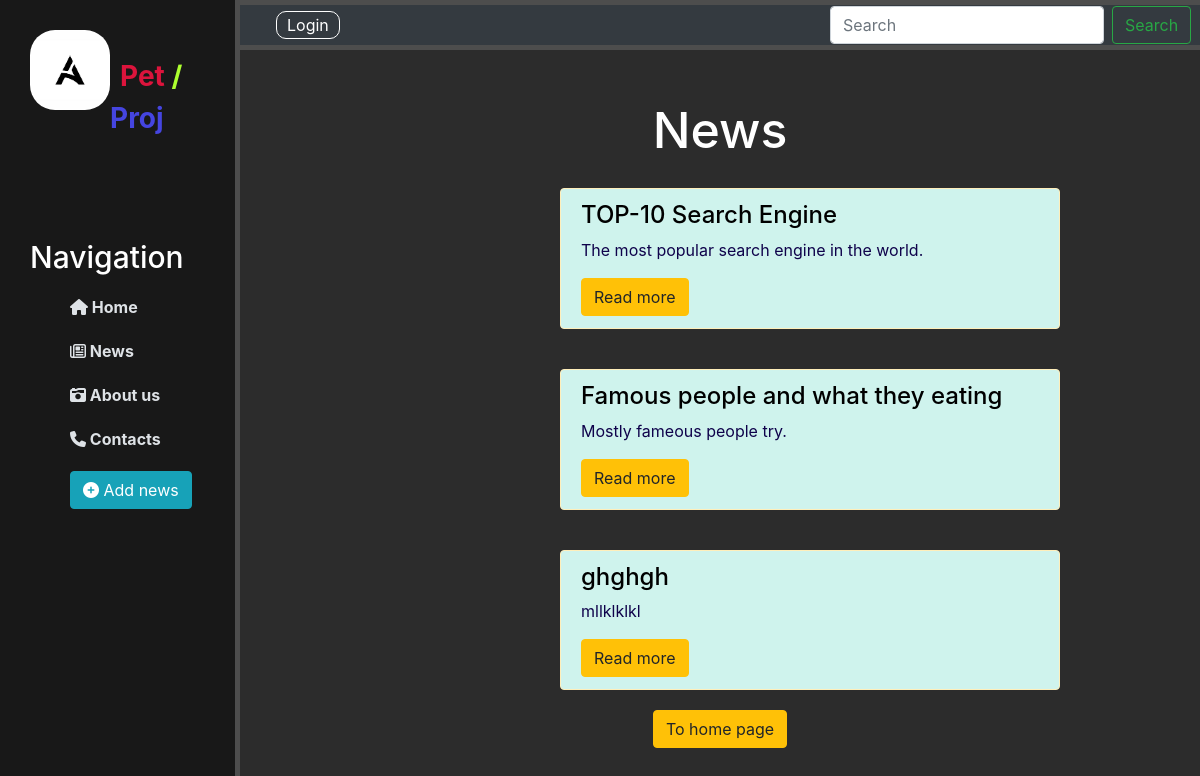
Before: /news/ with the older database file.
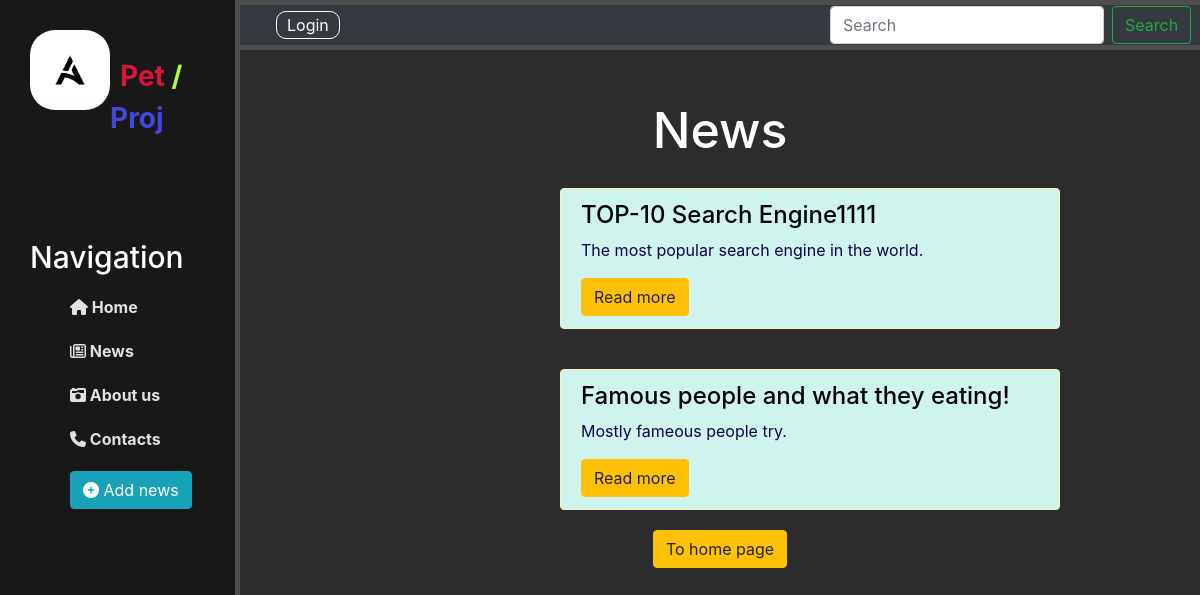
After: the same page with the newer database file.
### news/models.py (models this page shows, shortened)
class Articles(models.Model):
    title = models.CharField('Name', max_length=50)
    anouns = models.CharField('Anouns', max_length=250)
    full_text = models.TextField('Article')
    date = models.DateTimeField('Published date')
    class Meta:
        verbose_name = 'Article'
        verbose_name_plural = 'Articles'

### news/views.py (the view)
# urls.py: path('', views.news_home, name='news_home'),
def news_home(request):
    news = Articles.objects.order_by('-date')
    return render(request, 'news/news_home.html', {'news': news})

### news/templates/news/news_home.html (shortened to what this page needs)
{% extends 'main/layout.html' %}
{% block content %}
<div class="features">
    <h1>News</h1>
        {% if news %}
            {% for el in news %}
                <div class="alert alert-warning">
                    <h4 class="article-title">{{el.title}}</h4>
                    <p class="article-anouns">{{el.anouns}}</p>
                    <a href="{% url 'news_detail' el.id %}" class="btn btn-warning">Read more</a>
                </div>
            {% endfor %}
        {% else %}
            <p>You don't have news</p>
        {% endif %}
    <button class="btn btn-warning">To home page</button>
</div>
{% endblock %}

Changed rows visible on the page:
removed Articles: title "ghghgh", anouns "mllklklkl"
changed Articles "The most popular search engine in the world.": title "TOP-10 Search Engine" → "TOP-10 Search Engine1111"
changed Articles "Mostly fameous people try.": title "Famous people and what they eating" → "Famous people and what they eating!"
